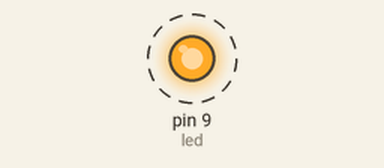
Simulated run of this sketch. Board: Arduino Uno, built with avr-gcc and run on an emulated ATmega328P. Parts: output pins drawn as LEDs (lit = HIGH). Dashed ring = blinking.

Above: at 0.15 s.
Timing chart, 0 to 3.0 s (numbered marks = the images above):
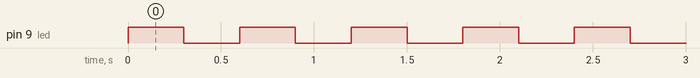

Measured:
- by itself, pin 9 (led): alternates HIGH for 0.30 s and LOW for 0.30 s

The sketch:

blink_led.ino
```cpp
int led = 9;
int interval = 300;

void setup() {
  // put your setup code here, to run once:
  pinMode(led, OUTPUT);
}

void loop() {
  // put your main code here, to run repeatedly:
  digitalWrite(led, HIGH);
  delay(interval);
  digitalWrite(led, LOW);
  delay(interval);
}
```
